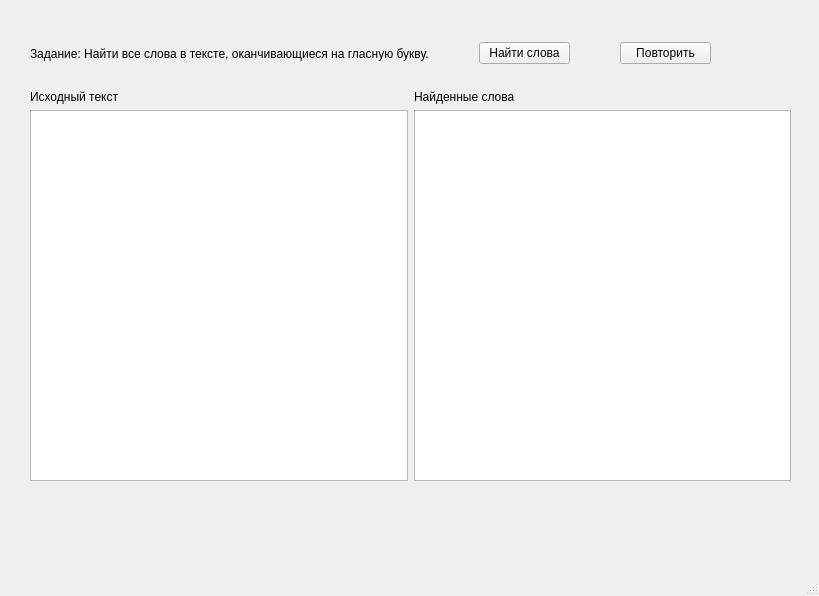
<?xml version="1.0" encoding="UTF-8"?>
<ui version="4.0">
 <class>MainWindow</class>
 <widget class="QMainWindow" name="MainWindow">
  <property name="geometry">
   <rect>
    <x>0</x>
    <y>0</y>
    <width>819</width>
    <height>596</height>
   </rect>
  </property>
  <property name="windowTitle">
   <string>Поиск слов</string>
  </property>
  <widget class="QWidget" name="centralwidget">
   <widget class="QWidget" name="">
    <property name="geometry">
     <rect>
      <x>30</x>
      <y>90</y>
      <width>761</width>
      <height>391</height>
     </rect>
    </property>
    <layout class="QHBoxLayout" name="textFields">
     <item>
      <layout class="QVBoxLayout" name="inputField">
       <item>
        <widget class="QLabel" name="inputLabel">
         <property name="text">
          <string>Исходный текст</string>
         </property>
        </widget>
       </item>
       <item>
        <widget class="QTextEdit" name="inputTextEdit"/>
       </item>
      </layout>
     </item>
     <item>
      <layout class="QVBoxLayout" name="outputField">
       <item>
        <widget class="QLabel" name="outputLabel">
         <property name="text">
          <string>Найденные слова</string>
         </property>
        </widget>
       </item>
       <item>
        <widget class="QTextEdit" name="outputTextEdit"/>
       </item>
      </layout>
     </item>
    </layout>
   </widget>
   <widget class="QWidget" name="">
    <property name="geometry">
     <rect>
      <x>30</x>
      <y>40</y>
      <width>681</width>
      <height>27</height>
     </rect>
    </property>
    <layout class="QHBoxLayout" name="horizontalLayout_2">
     <property name="spacing">
      <number>50</number>
     </property>
     <item>
      <widget class="QLabel" name="taskNameLabel">
       <property name="text">
        <string>Задание: Найти все слова в тексте, оканчивающиеся на гласную букву.</string>
       </property>
      </widget>
     </item>
     <item>
      <layout class="QHBoxLayout" name="horizontalLayout">
       <item>
        <widget class="QPushButton" name="pushButton">
         <property name="text">
          <string>Найти слова</string>
         </property>
        </widget>
       </item>
       <item>
        <widget class="QPushButton" name="pushButton_2">
         <property name="text">
          <string>Повторить</string>
         </property>
        </widget>
       </item>
      </layout>
     </item>
    </layout>
   </widget>
  </widget>
  <widget class="QStatusBar" name="statusbar"/>
 </widget>
 <resources/>
 <connections/>
</ui>
